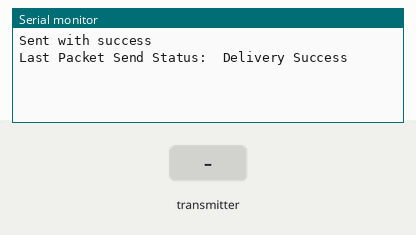
Bench run of a sketch on a simulated ESP32. Parts: the last lines printed to the serial monitor. The inputs (shaded band) are chosen by the test bench.

Above: at 2.2 s.
2.3 s: the transmitter starts sending count = 0
At 2.61 s:
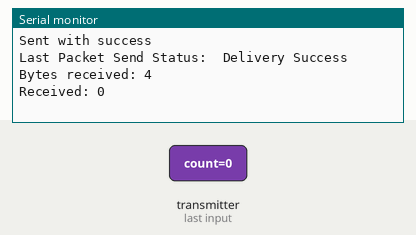
3.8 s: the transmitter starts sending count = 1024
At 4.11 s:
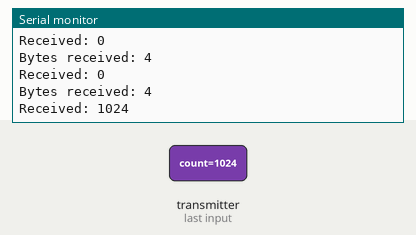

Measured:
- after the input at 2.3 s, the serial monitor: prints a new line at once (image 1)
- after the input at 3.8 s, the serial monitor: prints a new line at once (image 2)

The sketch:

wifi_demo.ino
```cpp
#include <esp_now.h>
#include <WiFi.h>


// REPLACE WITH THE MAC Address of your receiver
// uint8_t broadcastAddress[] = {0x80, 0x65, 0x99, 0x49, 0x64, 0xEC};
uint8_t broadcastAddress[] = {0x80, 0x65, 0x99, 0x4A, 0x10, 0x08};

// Variable to store if sending data was successful
String success;
int inboundCounter;
int outboundCounter;

//Structure example to send data
//Must match the receiver structure
typedef struct struct_message {
    int count;
} struct_message;

// Create a struct_message called BME280Readings to hold sensor readings
struct_message outgoing;

// Create a struct_message to hold incoming sensor readings
struct_message incomingReadings;

esp_now_peer_info_t peerInfo;

// Callback when data is sent
void OnDataSent(const uint8_t *mac_addr, esp_now_send_status_t status) {
  Serial.print("\r\nLast Packet Send Status:\t");
  Serial.println(status == ESP_NOW_SEND_SUCCESS ? "Delivery Success" : "Delivery Fail");
  if (status ==0){
    success = "Delivery Success :)";
  }
  else{
    success = "Delivery Fail :(";
  }
}

// Callback when data is received
void OnDataRecv(const uint8_t * mac, const uint8_t *incomingData, int len) {
  memcpy(&incomingReadings, incomingData, sizeof(incomingReadings));
  Serial.print("Bytes received: ");
  Serial.println(len);
  inboundCounter = incomingReadings.count;
  Serial.println("Received: " + String(inboundCounter));
}

void setup() {
  outboundCounter = 0;
  // outboundCounter = 100;
  // Init Serial Monitor
  Serial.begin(115200);

  // Set device as a Wi-Fi Station
  WiFi.mode(WIFI_STA);

  delay(1000);

  // Init ESP-NOW
  if (esp_now_init() != ESP_OK) {
    Serial.println("Error initializing ESP-NOW");
    return;
  }

  // Once ESPNow is successfully Init, we will register for Send CB to
  // get the status of Trasnmitted packet
  esp_now_register_send_cb(OnDataSent);

  // Register peer
  memcpy(peerInfo.peer_addr, broadcastAddress, 6);
  peerInfo.channel = 0;
  peerInfo.encrypt = false;

  // Add peer
  if (esp_now_add_peer(&peerInfo) != ESP_OK){
    Serial.println("Failed to add peer");
    return;
  }
  // Register for a callback function that will be called when data is received
  esp_now_register_recv_cb(OnDataRecv);
}

void loop() {
  outboundCounter++;
  outgoing.count = outboundCounter;

  // Send message via ESP-NOW
  esp_err_t result = esp_now_send(broadcastAddress, (uint8_t *) &outgoing, sizeof(outgoing));

  if (result == ESP_OK) {
    Serial.println("Sent with success");
  }
  else {
    Serial.println("Error sending the data");
  }

  delay(10000);
}
```
